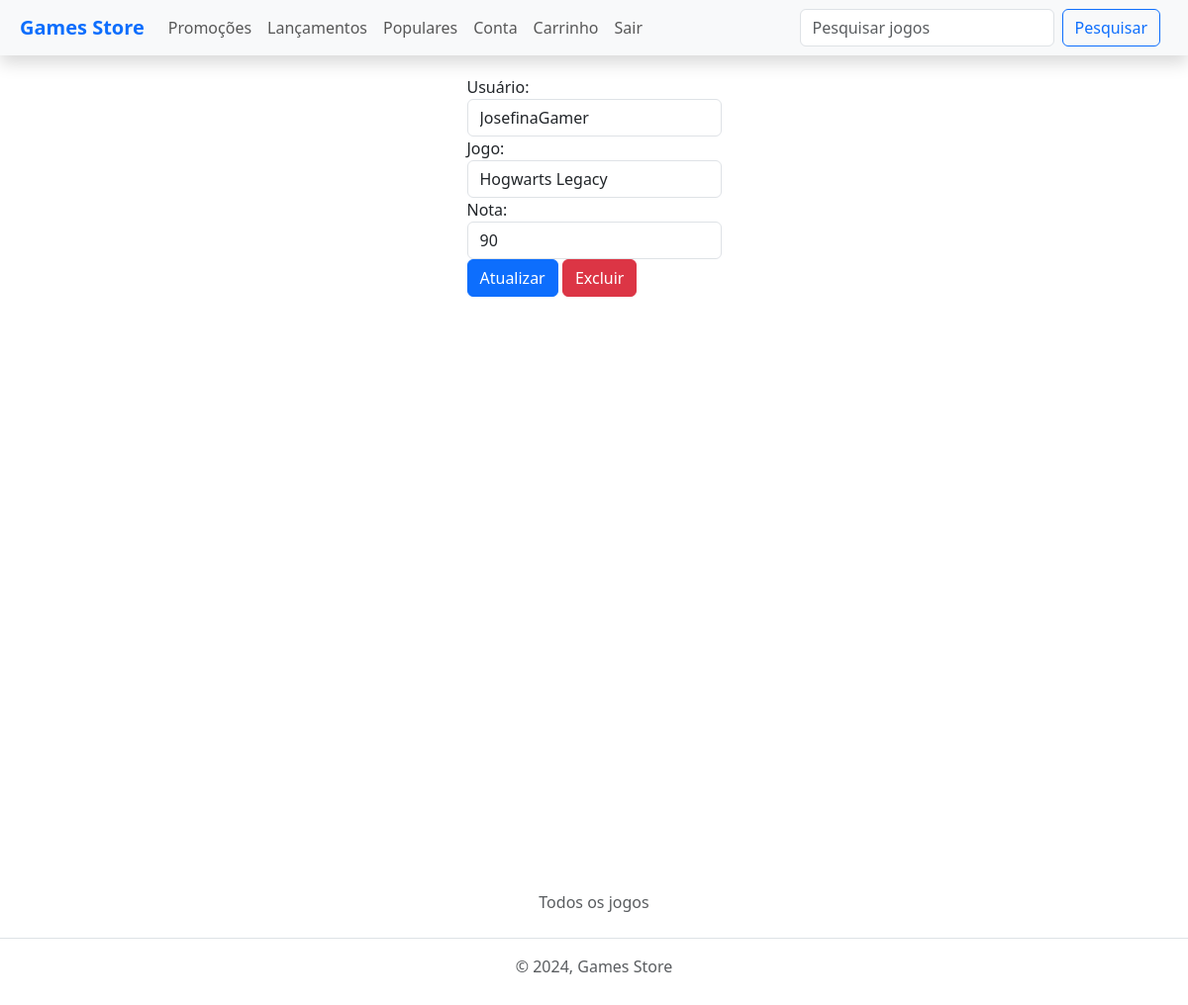
The page /rating/14 (signed in) on the database its author committed.
### games/models.py (models this page shows, shortened)
class Rating(models.Model):
    user = models.ForeignKey(get_user_model(), on_delete=models.CASCADE)
    game = models.ForeignKey(Game, on_delete=models.CASCADE)
    created_at = models.DateTimeField(auto_now_add=True)
    updated_at = models.DateTimeField(auto_now=True)
    rating = models.PositiveSmallIntegerField(default=0)

class Game(models.Model):
    title = models.CharField(max_length=100)
    description = models.TextField()
    price = models.DecimalField(max_digits=10, decimal_places=2)
    promotion = models.DecimalField(
        max_digits=5, decimal_places=2, null=True, blank=True)
    cover_image = models.ImageField(upload_to='static/images')
    created_at = models.DateTimeField(auto_now_add=True)
    updated_at = models.DateTimeField(auto_now=True)
    copies_sold = models.IntegerField(default=0)
    release_date = models.DateTimeField(null=True)

### games/views.py (the view)
# urls.py: path('rating/<int:rating_id>', views.rating_item , name = "rating_item"),
@login_required
def rating_item(request, rating_id):
    rating = get_object_or_404(Rating, pk=rating_id)
    return render(request, "games/rating.html", {"rating": rating})

### games/templates/games/rating.html (shortened to what this page needs)
{% extends 'base.html' %}
{% block content %}
    <div class="d-flex justify-content-center" style="height: 100vh;">
        <form method="post" action="{% url 'update-rating' rating.id%}">
            <div class="form-group">
                <label for="user">Usuário:</label>
                <input type="text" class="form-control" id="user" name="user" value="{{ rating.user.username }}">
            </div>
            <div class="form-group">
                <label for="game">Jogo:</label>
                <input type="text" class="form-control" id="game" name="game" value="{{ rating.game.title }}">
            </div>
            <div class="form-group">
                <label for="rating">Nota:</label>
                <input type="number" class="form-control" id="rating" name="rating" min="0" max="100" value="{{ rating.rating }}">
            </div>
            <div class="form-group">
                <button type="submit" class="btn btn-primary mr-2">Atualizar</button>
                <a href="{% url 'delete-rating' rating.id %}" class="btn btn-danger">Excluir</a>
            </div>
        </form>
    </div>
{% endblock %}

### rows shown on the page
Rating: user "JosefinaGamer", game "Hogwarts Legacy", rating "90"
